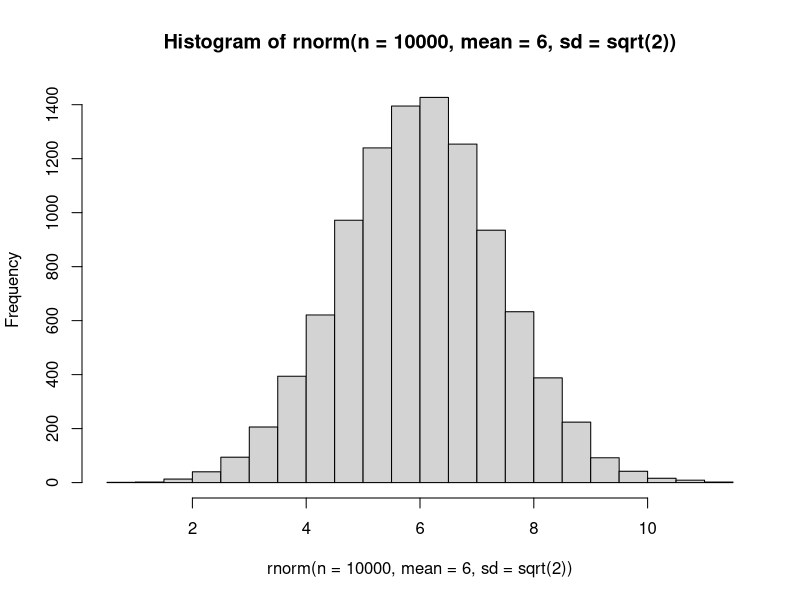
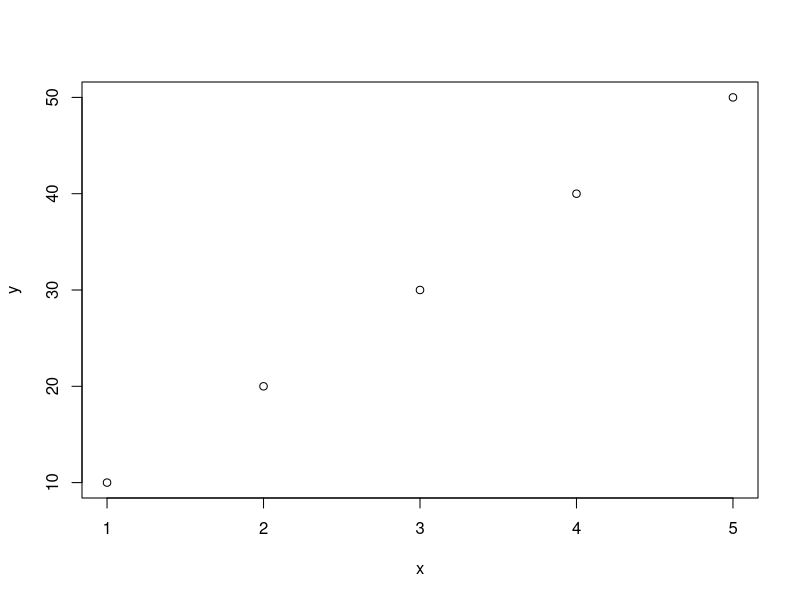

Here is the R script that generated these plots, in order:
## ---- chunk 1
#| include: false
library("tidyverse")
## ---- chunk 2
rnorm(n = 10000,
      mean = 6,
      sd = sqrt(2)) |>
  hist()
## ---- chunk 3

library(ggplot2)
## ---- chunk 4
100 + 345*0.75 - 20
## ---- chunk 5
print("Hello World")

1+1
## ---- chunk 6
x <- c(1,2,3,4,5)
y <- c(10,20,30,40,50)

plot(x,y)
